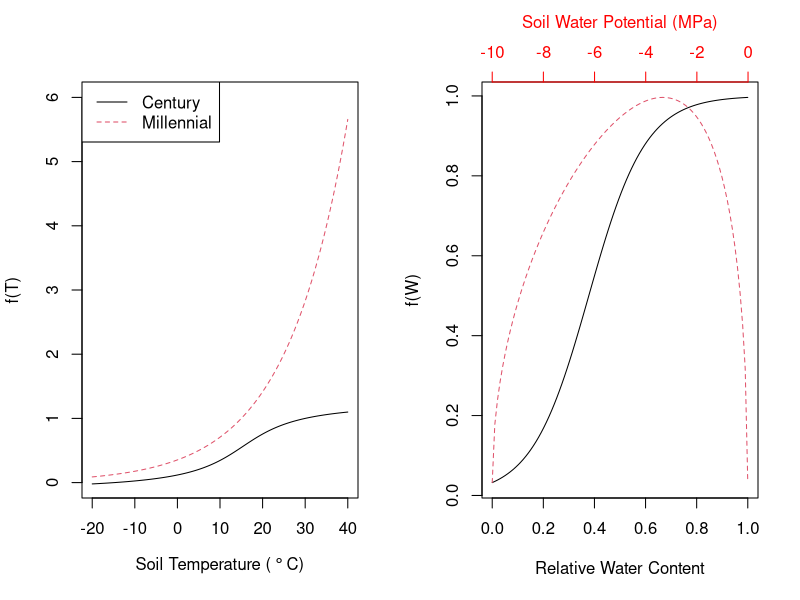

Generate this figure with R:
#f(T) and f(W) comparison

#century temperature function
soilTemp <- seq(-20,40,length.out = 100)
teff <- c(15.4, 11.75, 29.7, 0.031)
tfunc <- (teff[2] + (teff[3]/pi)* atan(pi*teff[4]*(soilTemp - teff[1]))) / (teff[2] + (teff[3]/pi)* atan(pi*teff[4]*(30 - teff[1])))

#century water function
relwc <- seq(0,1,length.out = 100)
wfunc <- 1/(1 + 30 * exp(-9*relwc))

#millennial temperature function
Q10 <- 2
Tref <- 15
mill.tfunc <- Q10^((soilTemp - Tref)/10)

#millennial water function
psimin <- -10
psimax <- -0.01
psiopt <- -3.33
psi <- seq(-10,-0.01,length.out = 100)
mill.wfunc <- ( ( (psi - psimin)*(psi- psimax) ) / ( (psi - psimin)*(psi- psimax) - (psi - psiopt)*(psi - psiopt) ) )^0.5

#plots
#all temps in degrees C
pdf(file="/Users/xxuadmin/BUSINESS/PUBLICATIONS/WorkingOn_Abramoff_Perspective/millennial_code_2017July_Century_WT/tandwfuncs.pdf", height = 4.52756*1, width = 4.52756*2)

par(mfrow = c(1,2))
plot(soilTemp, tfunc, ylim = c(0,6), xlab = expression("Soil Temperature (" ~ degree ~ "C)"), ylab = "f(T)", type = "l")
lines(soilTemp, mill.tfunc, lty = 2, col=2)
legend("topleft", c("Century","Millennial"), col=c(1,2), lty=c(1,2))

#relative water content or soil water potential
plot(relwc, wfunc, xlab = "Relative Water Content", ylab = "f(W)", type = "l") 
par(new=T)
plot(psi, mill.wfunc, axes=F, xlab="", ylab="", type= "l", col = 2, lty = 2)
axis(3, ylim=c(-10,0), col="red",col.axis="red")
mtext("Soil Water Potential (MPa)", side=3, col="red", line=2.5)

dev.off()
